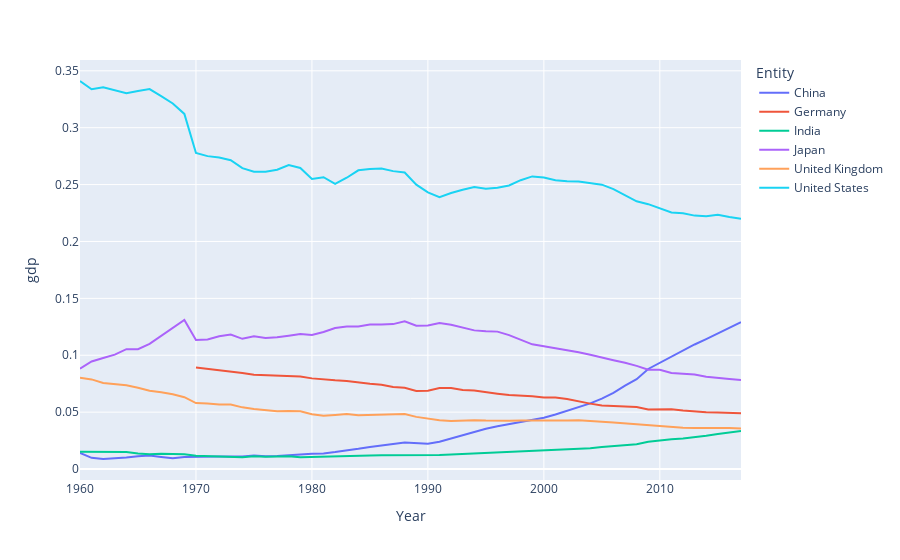

Here is the notebook cell this chart was saved with:
### Code cell
top6_share = share_of_world_economy.query('Entity in @list_of_countries')
px.line(top6_share, x='Year', y='gdp', color='Entity')

# Note: looking at the data, Germany (and presumably others) were added later,
# which is skewing results (note how US and Japan seemingly dropped in 1970 when
# Germany was added
